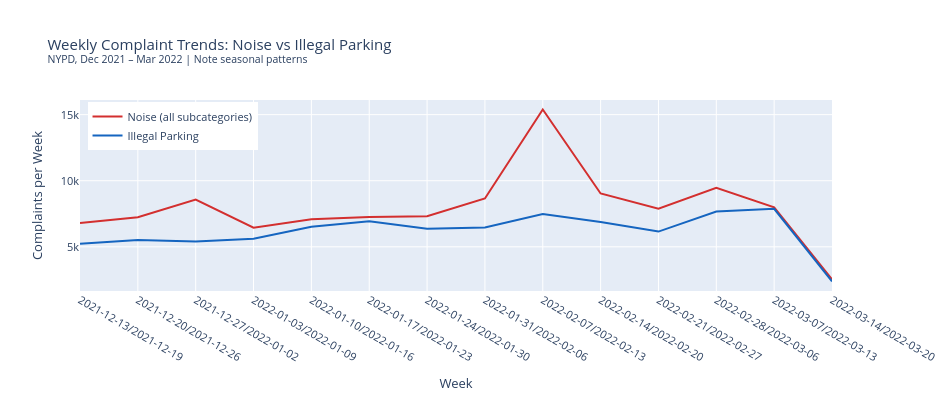

The cell this chart's notebook holds for it:
### Markdown cell above
df['date_bin'] = df['created_date'].dt.to_period('W').astype(str)
weekly = df.groupby(['date_bin', 'complaint_type']).size().unstack(fill_value=0)
noise_cols = [c for c in weekly.columns if c.startswith('Noise')]
weekly['Total Noise'] = weekly[noise_cols].sum(axis=1)

fig2 = go.Figure()
fig2.add_trace(go.Scatter(
    x=weekly.index, y=weekly['Total Noise'],
    name='Noise (all subcategories)', mode='lines',
    line=dict(color='#d32f2f', width=2)
))
fig2.add_trace(go.Scatter(
    x=weekly.index, y=weekly['Illegal Parking'],
    name='Illegal Parking', mode='lines',
    line=dict(color='#1565c0', width=2)
))

fig2.update_layout(
    title='Weekly Complaint Trends: Noise vs Illegal Parking<br><sup>NYPD, Dec 2021 – Mar 2022</sup>',
    xaxis_title='Week', yaxis_title='Complaints per Week',
    height=350, font=dict(size=10), legend=dict(x=0.01, y=0.99),
)
fig2.show()

### Code cell
df['week'] = df['created_date'].dt.isocalendar().week.astype(int)
df['year_week'] = df['created_date'].dt.strftime('%Y-W%U')
df['date_bin'] = df['created_date'].dt.to_period('W').astype(str)

weekly = df.groupby(['date_bin', 'complaint_type']).size().unstack(fill_value=0)

noise_cols = [c for c in weekly.columns if c.startswith('Noise')]
weekly['Total Noise'] = weekly[noise_cols].sum(axis=1)

fig2 = go.Figure()
fig2.add_trace(go.Scatter(
    x=weekly.index, y=weekly['Total Noise'],
    name='Noise (all subcategories)', mode='lines',
    line=dict(color='#d32f2f', width=2)
))
fig2.add_trace(go.Scatter(
    x=weekly.index, y=weekly['Illegal Parking'],
    name='Illegal Parking', mode='lines',
    line=dict(color='#1565c0', width=2)
))

fig2.update_layout(
    title='Weekly Complaint Trends: Noise vs Illegal Parking<br>'
          '<sup>NYPD, Dec 2021 – Mar 2022 | Note seasonal patterns</sup>',
    xaxis_title='Week',
    yaxis_title='Complaints per Week',
    height=400,
    width=950,
    font=dict(size=11),
    legend=dict(x=0.01, y=0.99),
)
fig2.show()

### Figure 1 — Plotly figure (JSON) as saved in the notebook; plotly's stock layout.template omitted (floating-point values rounded to 4 significant figures)
{"data": [{"line": {"color": "#d32f2f", "width": 2}, "mode": "lines", "name": "Noise (all subcategories)", "type": "scatter", "x": ["2021-12-13/2021-12-19", "2021-12-20/2021-12-26", "2021-12-27/2022-01-02", "2022-01-03/2022-01-09", "2022-01-10/2022-01-16", "2022-01-17/2022-01-23", "2022-01-24/2022-01-30", "2022-01-31/2022-02-06", "2022-02-07/2022-02-13", "2022-02-14/2022-02-20", "2022-02-21/2022-02-27", "2022-02-28/2022-03-06", "2022-03-07/2022-03-13", "2022-03-14/2022-03-20"], "y": [6811, 7242, 8576, 6445, 7080, 7255, 7307, 8659, 15386, 9036, 7888, 9463, 7984, 2533]}, {"line": {"color": "#1565c0", "width": 2}, "mode": "lines", "name": "Illegal Parking", "type": "scatter", "x": ["2021-12-13/2021-12-19", "2021-12-20/2021-12-26", "2021-12-27/2022-01-02", "2022-01-03/2022-01-09", "2022-01-10/2022-01-16", "2022-01-17/2022-01-23", "2022-01-24/2022-01-30", "2022-01-31/2022-02-06", "2022-02-07/2022-02-13", "2022-02-14/2022-02-20", "2022-02-21/2022-02-27", "2022-02-28/2022-03-06", "2022-03-07/2022-03-13", "2022-03-14/2022-03-20"], "y": [5235, 5517, 5396, 5607, 6520, 6943, 6375, 6456, 7476, 6886, 6154, 7670, 7878, 2380]}], "layout": {"font": {"size": 11}, "height": 400, "legend": {"x": 0.01, "y": 0.99}, "title": {"text": "Weekly Complaint Trends: Noise vs Illegal Parking<br><sup>NYPD, Dec 2021 – Mar 2022 | Note seasonal patterns</sup>"}, "width": 950, "xaxis": {"title": {"text": "Week"}}, "yaxis": {"title": {"text": "Complaints per Week"}}}}
